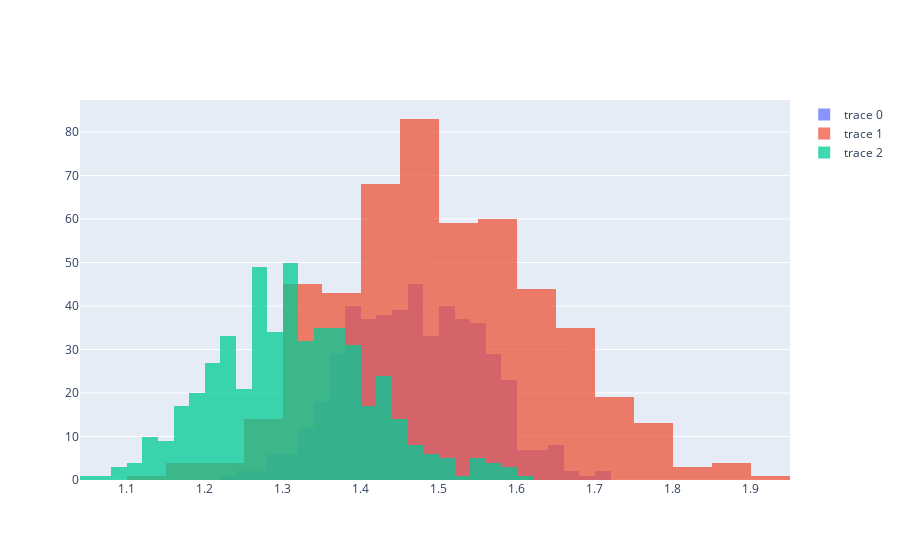

Notebook cell for this chart:
### Code cell
# Overlay histrogram
overlay_hist = go.Figure()
overlay_hist.add_trace(go.Histogram(x=cumulative_ret))
overlay_hist.add_trace(go.Histogram(x=cumulative_ret_max_sharpe))
overlay_hist.add_trace(go.Histogram(x=cumulative_ret_min_vol))
overlay_hist.update_layout(barmode='overlay')
overlay_hist.update_traces(opacity=0.75)

### Figure 1 — Plotly figure (JSON) as saved in the notebook; plotly's stock layout.template omitted (floating-point values rounded to 4 significant figures; data arrays with more than 128 entries replaced by an {"elided": "..."} marker saying what was removed)
{"data": [{"opacity": 0.75, "type": "histogram", "x": {"elided": "500 float values"}}, {"opacity": 0.75, "type": "histogram", "x": {"elided": "500 float values"}}, {"opacity": 0.75, "type": "histogram", "x": {"elided": "500 float values"}}], "layout": {"autosize": true, "barmode": "overlay", "xaxis": {"autorange": true, "range": [1.04, 1.95], "type": "linear"}, "yaxis": {"autorange": true, "range": [0, 87.37]}}}
